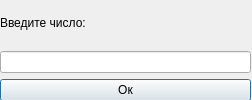
<?xml version="1.0" encoding="UTF-8"?>
<ui version="4.0">
 <class>Dialog</class>
 <widget class="QDialog" name="Dialog">
  <property name="geometry">
   <rect>
    <x>0</x>
    <y>0</y>
    <width>252</width>
    <height>100</height>
   </rect>
  </property>
  <property name="windowTitle">
   <string>Dialog</string>
  </property>
  <widget class="QWidget" name="verticalLayoutWidget">
   <property name="geometry">
    <rect>
     <x>0</x>
     <y>0</y>
     <width>251</width>
     <height>101</height>
    </rect>
   </property>
   <layout class="QVBoxLayout" name="verticalLayout">
    <item>
     <widget class="QLabel" name="label">
      <property name="text">
       <string>Введите число:</string>
      </property>
     </widget>
    </item>
    <item>
     <widget class="QLineEdit" name="lineEdit"/>
    </item>
    <item>
     <widget class="QPushButton" name="pushButton">
      <property name="text">
       <string>Ок</string>
      </property>
     </widget>
    </item>
   </layout>
  </widget>
 </widget>
 <resources/>
 <connections/>
</ui>
